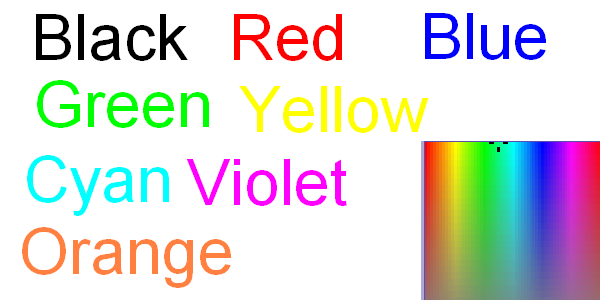
//> input picture Other/OpenCV/ConvertImage/ConvertImage.bmp, 600 x 300 px
$ ./ConvertImage   (built with g++ and OpenCV 4)
//> lines starting //> are read from the running program, lines starting //| are printed output that depends on the picture
#include "cv.h"
#include "highgui.h"
#include <math.h>

//#define COMP_OR
#define COMP_AND
//#define COMP_XOR
//#define COMP_ADD
//#define COMP_SUB
//#define COMP_MUL
//#define COMP_DIV


int main( int argc, char** argv )
{
    char* filename = argc == 2 ? argv[1] : (char*)"C:\\Users\\Jim\\SourceCode\\CPP\\OpenCV\\ConvertImage\\ConvertImage.bmp";

    IplImage* OriginalImage;
    OriginalImage = cvLoadImage( filename, 1);
//> OriginalImage is the input picture: 300 rows x 600 cols, CV_8UC3; mean B, G, R 218.3, 220.1, 221.9
    cvSaveImage("Anoutput.bmp",OriginalImage);
    IplImage* YellowImage = cvCreateImage( cvSize(OriginalImage->width,OriginalImage->height), 8, 1 );
    IplImage* VioletImage = cvCreateImage( cvSize(OriginalImage->width,OriginalImage->height), 8, 1 );
    IplImage* CyanImage   = cvCreateImage( cvSize(OriginalImage->width,OriginalImage->height), 8, 1 );
    IplImage* RedImage    = cvCreateImage( cvSize(OriginalImage->width,OriginalImage->height), 8, 1 );
    IplImage* GreenImage  = cvCreateImage( cvSize(OriginalImage->width,OriginalImage->height), 8, 1 );
    IplImage* BlueImage   = cvCreateImage( cvSize(OriginalImage->width,OriginalImage->height), 8, 1 );
    cvNamedWindow( "image", 1 );

    cvSplit(OriginalImage, YellowImage, VioletImage, CyanImage, NULL);
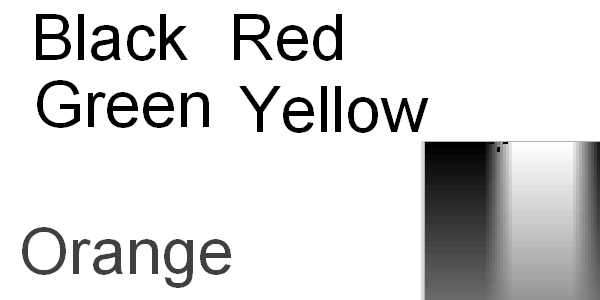
//> YellowImage: 300 rows x 600 cols, CV_8UC1; min 0, max 255, mean 218.3
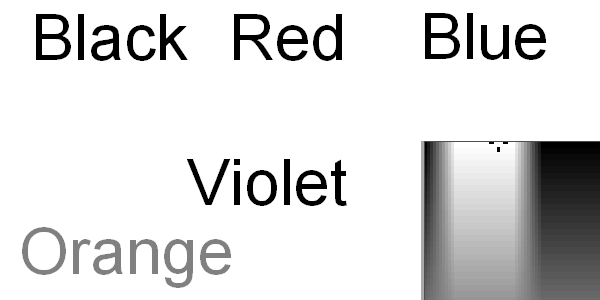
//> VioletImage: 300 rows x 600 cols, CV_8UC1; min 0, max 255, mean 220.1
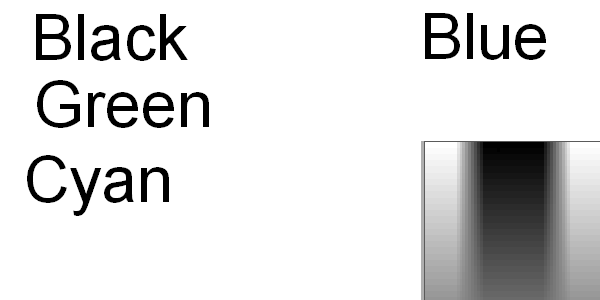
//> CyanImage: 300 rows x 600 cols, CV_8UC1; min 0, max 255, mean 221.9

#ifdef COMP_OR
    cvOr(YellowImage, VioletImage, RedImage);
    cvOr(YellowImage, CyanImage,   GreenImage);
    cvOr(CyanImage,   VioletImage, BlueImage);
#endif

#ifdef COMP_AND
    cvAnd(YellowImage, VioletImage, RedImage);
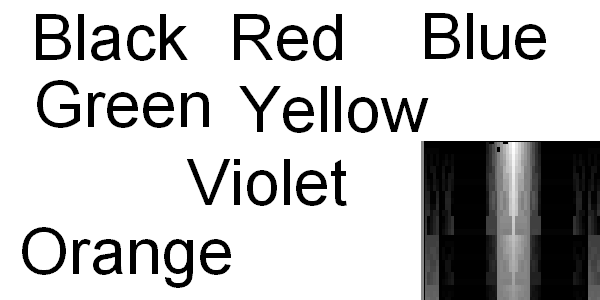
//> RedImage: 300 rows x 600 cols, CV_8UC1; min 0, max 255, mean 197.4
    cvAnd(YellowImage, CyanImage,   GreenImage);
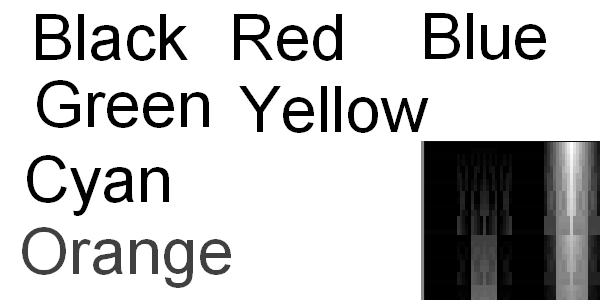
//> GreenImage: 300 rows x 600 cols, CV_8UC1; min 0, max 255, mean 198.9
    cvAnd(CyanImage,   VioletImage, BlueImage);
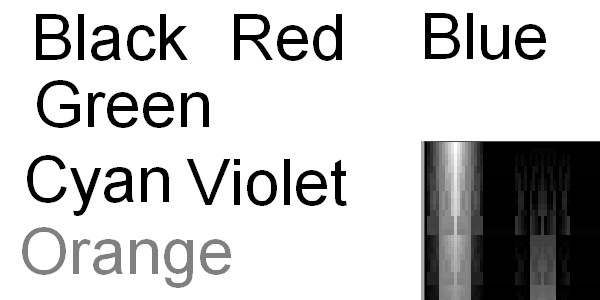
//> BlueImage: 300 rows x 600 cols, CV_8UC1; min 0, max 255, mean 200.6
#endif

#ifdef COMP_XOR
    cvXor(YellowImage, VioletImage, RedImage);
    cvXor(YellowImage, CyanImage,   GreenImage);
    cvXor(CyanImage,   VioletImage, BlueImage);
#endif

#ifdef COMP_ADD
    cvAdd(YellowImage, VioletImage, RedImage);
    cvAdd(YellowImage, CyanImage,   GreenImage);
    cvAdd(CyanImage,   VioletImage, BlueImage);
#endif

#ifdef COMP_SUB
    cvSub(YellowImage, VioletImage, RedImage);
    cvSub(YellowImage, CyanImage,   GreenImage);
    cvSub(CyanImage,   VioletImage, BlueImage);
#endif

#ifdef COMP_MUL
    cvMul(YellowImage, VioletImage, RedImage);
    cvMul(YellowImage, CyanImage,   GreenImage);
    cvMul(CyanImage,   VioletImage, BlueImage);
#endif

#ifdef COMP_DIV
    cvDiv(YellowImage, VioletImage, RedImage);
    cvDiv(YellowImage, CyanImage,   GreenImage);
    cvDiv(CyanImage,   VioletImage, BlueImage);
#endif

    cvShowImage( "image", OriginalImage );
    cvWaitKey(0);

    cvShowImage( "image", YellowImage );
    cvWaitKey(0);

    cvShowImage( "image", VioletImage );
    cvWaitKey(0);

    cvShowImage( "image", CyanImage );
    cvWaitKey(0);

    cvShowImage( "image", RedImage );
    cvWaitKey(0);

    cvShowImage( "image", GreenImage );
    cvWaitKey(0);

    cvShowImage( "image", BlueImage );
    cvWaitKey(0);

    cvReleaseImage( &OriginalImage );
    cvReleaseImage( &YellowImage );
    cvReleaseImage( &VioletImage );
    cvReleaseImage( &CyanImage );
    cvReleaseImage( &RedImage );
    cvReleaseImage( &GreenImage );
    cvReleaseImage( &BlueImage );

    return 0;
}
